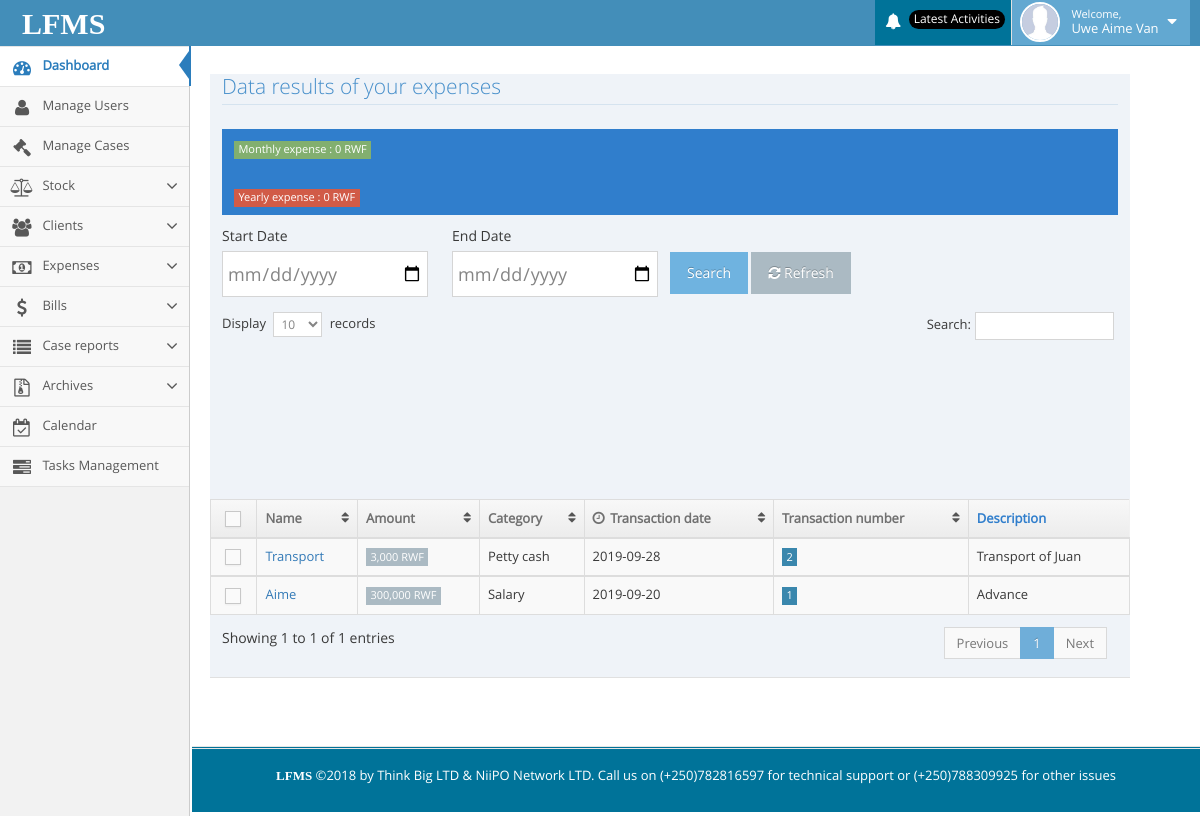
Page /lfms/expense_report.php (signed in) on the committed database.
### tables this page shows
CREATE TABLE IF NOT EXISTS `permission` (
  `id` int(11) NOT NULL AUTO_INCREMENT,
  `user_id` varchar(100) NOT NULL,
  `permissions` varchar(200) NOT NULL,
  PRIMARY KEY (`id`)
);

CREATE TABLE IF NOT EXISTS `expenses` (
  `id` int(11) NOT NULL AUTO_INCREMENT,
  `name` varchar(150) NOT NULL,
  `amount` varchar(200) NOT NULL,
  `transaction_no` varchar(200) NOT NULL,
  `category` varchar(200) NOT NULL,
  `description` varchar(200) NOT NULL,
  `date_entered` date NOT NULL,
  PRIMARY KEY (`id`)
);

### lfms/expense_report.php (the view, shortened to what the rows shown need)
<?php include("include/header.php");?>
<div class="container" style="margin-right: 50px;width: 80%;">
    <div class="page-content">
        <div class="row">
            <br>
            <div>
                <table id="dynamic-table" class="table table-striped table-bordered table-hover">
                    <thead>
                        <tr>
                            <th class="center">
                                <label class="pos-rel">
                                    <span class="lbl"></span>
                                </label>
                            </th>
                            <th>Name</th>
                            <th>Amount</th>
                            <th class="hidden-480">Category</th>
                            <th>
                                <i class="ace-icon fa fa-clock-o bigger-110 hidden-480"></i>
                                Transaction date
                            </th>
                            <th class="hidden-480">Transaction number</th>
                            <th>Description</th>
                        </tr>
                    </thead>
                    <?php
                        if (isset($_POST['search_by_date'])) {
                            $start_date = $_POST['start_date'];
                            $end_date = $_POST['end_date'];
                                if (empty($start_date)) {
                                    echo '<div class ="col-xs-10 col-sm-10 col-md-4">
                                    <div class="alert alert-danger">
                                    <button type="button" class="close" data-dismiss="alert" aria-hidden="true">×</button>
                                    <span><strong>Oops, </strong>First date can not be empty</span>
                                  </div>
                                  </div>';
                                }elseif (empty($end_date)) {
                                        echo '<div class ="col-xs-10 col-sm-10 col-md-4">
                                        <div class="alert alert-danger">
                                        <button type="button" class="close" data-dismiss="alert" aria-hidden="true">×</button>
                                        <span><strong>Oops, </strong>Second date can not be empty</span>
                                      </div>
                                      </div>';
                                }else{
                                $select_single = "SELECT * FROM expenses WHERE date_entered between '".$start_date."' AND '".$end_date."'";
                                $result_by_date = mysqli_query($db,$select_single);
                                while ($row_by_single = mysqli_fetch_array($result_by_date)) {
                                    $id = $row_by_single['id'];
                                    $name = $row_by_single['name'];
                                    $amount = $row_by_single['amount'];
                                    $transaction_no = $row_by_single['transaction_no'];
                                    $category = $row_by_single['category'];
                                    $description = $row_by_single['description'];
                                    $transaction_date_single = $row_by_single['date_entered'];
                                ?>
                    <tbody>
                        <tr>
                            <td class="center">
                                <label class="pos-rel">
                                    <input type="checkbox" class="ace" />
                                    <span class="lbl"></span>
                                </label>
                            </td>
                            <td>
                                <a href="#"><?php echo $name?></a>
                            </td>
                            <td><span class="label label-sm label-secondary"><?php echo number_format($amount). " RWF"?></span></td>
                            <td class="hidden-480"><?php echo $category?></td>
                            <td><?php echo $transaction_date_single?></td>
                            <td class="hidden-480">
                                <span class="label label-sm label-info"><?php echo $transaction_no?></span>
                            </td>
                            <td>
                                <div class="hidden-sm hidden-xs action-buttons">
                                    <?php echo $description?>
                                </div>
                                <div class="hidden-md hidden-lg">
                                    <div class="inline pos-rel">
                                        <button class="btn btn-minier btn-yellow dropdown-toggle" data-toggle="dropdown" data-position="auto">
                                            <i class="ace-icon fa fa-caret-down icon-only bigger-120"></i>
                                        </button>
                                    </div>
                                </div>
                            </td>
                        </tr>
                    </tbody>
                        <?php
                        }
                        }
                        }
                        else
                        {
                        $select_all = "SELECT * FROM expenses ORDER BY id DESC";
                        $result_by_all = mysqli_query($db,$select_all);
                        while ($row_by_all = mysqli_fetch_array($result_by_all)) {
                            $name_all = $row_by_all['name'];
                            $amount_all = $row_by_all['amount'];
                            $transaction_no_all = $row_by_all['transaction_no'];
                            $category_all = $row_by_all['category'];
                            $description_all = $row_by_all['description'];
                            $transaction_date_single_all = $row_by_all['date_entered'];
                    ?>
                    <tbody>
                        <tr>
                            <td class="center">
                                <label class="pos-rel">
                                    <span class="lbl"></span>
                                </label>
                            </td>
                            <td>
                                <a href="#"><?php echo $name_all?></a>
                            </td>
                            <td><span class="label label-sm label-secondary"><?php echo number_format($amount_all). " RWF"?></span></td>
                            <td class="hidden-480"><?php echo $category_all?></td>
                            <td><?php echo $transaction_date_single_all?></td>
                            <td class="hidden-480">
                                <span class="label label-sm label-info"><?php echo $transaction_no_all?></span>
                            </td>
                            <td>
                                <div class="hidden-sm hidden-xs action-buttons">
                                    <?php echo $description_all;?>
                                </div>
                            </td>
                        </tr>
                        <?php }}?>
                    </tbody>
                </table>
            </div>
            </div>
        </div>
    </div>

### lfms/include/header.php (shortened to what the rows shown need)
<?php include("include/connection.php"); ?>
<!DOCTYPE html>
<html lang="en">
<head>
    <link rel="stylesheet" href="assets/css/bootstrap.min.css"/>
    <link rel="stylesheet" href="assets/font-awesome/4.5.0/css/font-awesome.min.css"/>
    <link rel="stylesheet" href="assets/css/ace.min.css" class="ace-maican-stylesheet" id="main-ace-style"/>
    <link rel="stylesheet" href="assets/css/ace-skins.min.css"/>
    <link rel="stylesheet" href="assets/css/ace-rtl.min.css"/>
</head>
<body class="no-skin">
                <?php
                if (isset($_SESSION['user_id'])) {
                    $user_id = $_SESSION['user_id'];
                    ?>
                <?php } ?>
<div class="main-container ace-save-state" id="main-container">
    <div id="sidebar" class="sidebar responsive ace-save-state">
        <ul class="nav nav-list">
            <?php
            $select_all_permission = "SELECT * FROM permission WHERE `user_id` = '" . $user_id . "'";
            $result_all_permission = mysqli_query($db, $select_all_permission);
            while ($row_all = mysqli_fetch_array($result_all_permission)) {
                $permission_all = $row_all['permissions'];
                if ($permission_all == 2) {
                    ?>
                    <li class="">
                        <a href="super_lawyer_page.php">
                            <i class="menu-icon fa fa-user"></i>
                            <span class="menu-text"> Manage Users </span>
                        </a>
                    </li>
                <?php } elseif ($permission_all == 3) {
                    ?>
                    <li class="">
                        <a href="my_case.php">
                            <i class="menu-icon fa fa-legal"></i>
                            <span class="menu-text"> Manage Cases </span>
                        </a>
                    </li>
                <?php } elseif ($permission_all == 5) {
                    ?>
                    <li class="">
                        <a href="#" class="dropdown-toggle">
                            <i class="menu-icon fa fa-group"></i>
                            <span class="menu-text"> Clients </span>
                            <b class="arrow fa fa-angle-down"></b>
                        </a>
                    </li>
                    <?php
                } elseif ($permission_all == 4) {
                    ?>
                    <li class="">
                        <a href="#" class="dropdown-toggle">
                            <i class="menu-icon fa fa-balance-scale"></i>
                            <span class="menu-text"> Stock</span>
                            <b class="arrow fa fa-angle-down"></b>
                        </a>
                    </li>
                    <?php
                } elseif ($permission_all == 6) {
                    ?>
                    <li class="">
                        <a href="#" class="dropdown-toggle">
                            <i class="menu-icon fa fa-money"></i>
                            <span class="menu-text"> Expenses</span>
                            <b class="arrow fa fa-angle-down"></b>
                        </a>
                    </li>
                    <?php
                } elseif ($permission_all == 7) {
                    ?>
                    <li class="">
                        <a href="#" class="dropdown-toggle">
                            <i class="menu-icon fa fa-dollar"></i>
                            <span class="menu-text"> Bills </span>
                            <b class="arrow fa fa-angle-down"></b>
                        </a>
                    </li>
                    <?php
                } elseif ($permission_all == 8) {
                    ?>
                    <li class="">
                        <a href="#" class="dropdown-toggle">
                            <i class="menu-icon fa fa-list"></i>
                            <span class="menu-text"> Case reports </span>
                            <b class="arrow fa fa-angle-down"></b>
                        </a>
                    </li>
                    <li class="">
                        <a href="#" class="dropdown-toggle">
                            <i class="menu-icon fa fa-file-archive-o"></i>
                            <span class="menu-text"> Archives </span>
                            <b class="arrow fa fa-angle-down"></b>
                        </a>
                    </li>
                <?php } elseif ($permission_all == 9) {
                    ?>
                    <li class="">
                        <a href="calendar.php">
                            <i class="menu-icon fa fa-calendar-check-o"></i>
                            <span class="menu-text"> Calendar </span>
                        </a>
                    </li>
                <?php } elseif ($permission_all == 10) {
                    ?>
                    <li class="">
                        <a href="tasks.php">
                            <i class="menu-icon fa fa-tasks"></i>
                            <span class="menu-text"> Tasks Management </span>
                        </a>
                    </li>
                <?php }
            } ?>
        </ul>
    </div>
</div>
</body>
</html>

### rows in the picture
permission: permissions "2" (drawn)
permission: permissions "3" (drawn)
permission: permissions "4" (drawn)
permission: permissions "5" (drawn)
permission: permissions "6" (drawn)
permission: permissions "7" (drawn)
permission: permissions "8" (drawn)
permission: permissions "9" (drawn)
permission: permissions "10" (drawn)
expenses: name "Transport", amount "3,000", category "Petty cash", date_entered "2019-09-28", transaction_no "2", description "Transport of Juan"
expenses: name "Aime", amount "300,000", category "Salary", date_entered "2019-09-20", transaction_no "1", description "Advance"

### other values in the picture
$username "Uwe Aime Van"
$sum_of_monthly "0"
$sum_of_yearly "0"
